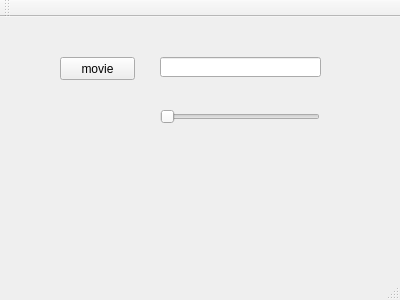
<?xml version="1.0" encoding="UTF-8"?>
<ui version="4.0">
 <class>MainWindow</class>
 <widget class="QMainWindow" name="MainWindow">
  <property name="geometry">
   <rect>
    <x>0</x>
    <y>0</y>
    <width>400</width>
    <height>300</height>
   </rect>
  </property>
  <property name="windowTitle">
   <string>MainWindow</string>
  </property>
  <widget class="QWidget" name="centralWidget">
   <widget class="QPushButton" name="pushButton">
    <property name="geometry">
     <rect>
      <x>60</x>
      <y>40</y>
      <width>75</width>
      <height>23</height>
     </rect>
    </property>
    <property name="text">
     <string>movie</string>
    </property>
   </widget>
   <widget class="QLineEdit" name="lineEdit">
    <property name="geometry">
     <rect>
      <x>160</x>
      <y>40</y>
      <width>161</width>
      <height>20</height>
     </rect>
    </property>
   </widget>
   <widget class="QSlider" name="horizontalSlider">
    <property name="geometry">
     <rect>
      <x>160</x>
      <y>90</y>
      <width>160</width>
      <height>19</height>
     </rect>
    </property>
    <property name="orientation">
     <enum>Qt::Horizontal</enum>
    </property>
   </widget>
  </widget>
  <widget class="QMenuBar" name="menuBar">
   <property name="geometry">
    <rect>
     <x>0</x>
     <y>0</y>
     <width>400</width>
     <height>24</height>
    </rect>
   </property>
  </widget>
  <widget class="QToolBar" name="mainToolBar">
   <attribute name="toolBarArea">
    <enum>TopToolBarArea</enum>
   </attribute>
   <attribute name="toolBarBreak">
    <bool>false</bool>
   </attribute>
  </widget>
  <widget class="QStatusBar" name="statusBar"/>
 </widget>
 <layoutdefault spacing="6" margin="11"/>
 <resources/>
 <connections/>
</ui>
